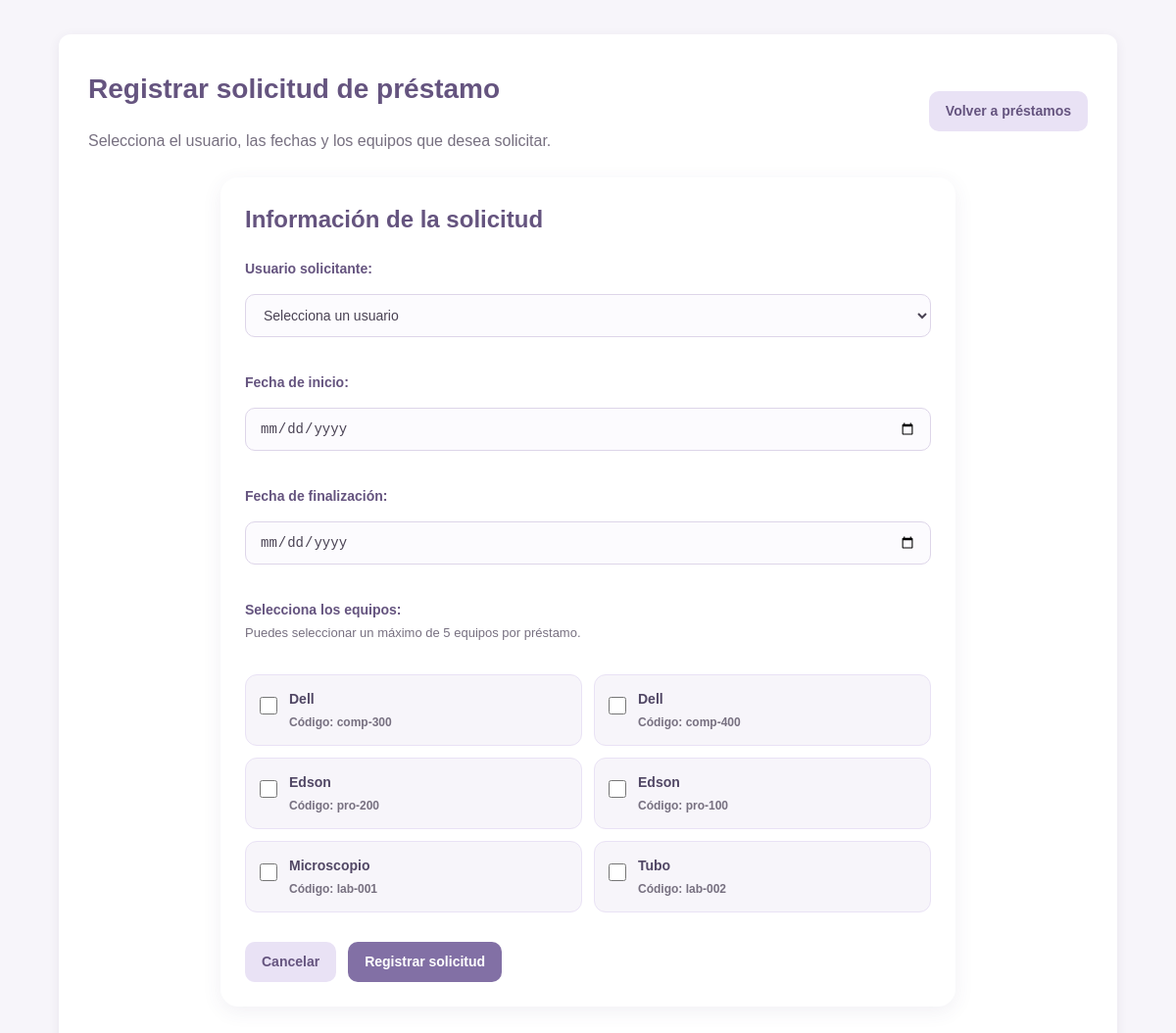
Page /public/prestamos/crear.php (signed in) on the committed database.
### tables this page shows
CREATE TABLE `configuracion` (
  `clave` varchar(100) NOT NULL,
  `valor` varchar(255) NOT NULL
);

CREATE TABLE `equipos` (
  `id` int(11) NOT NULL,
  `categoria_id` int(11) NOT NULL,
  `codigo` varchar(50) NOT NULL,
  `nombre` varchar(150) NOT NULL,
  `estado` varchar(30) NOT NULL,
  `imagen_ruta` varchar(255) DEFAULT NULL,
  `version` int(11) DEFAULT 1,
  `eliminado_en` datetime DEFAULT NULL
);

### public/prestamos/crear.php (the view, shortened to what this page needs)
<?php
$pdo = require __DIR__ . '/../../app/config/config.php';
$sqlConfiguracion = "SELECT valor
                     FROM configuracion
                     WHERE clave = :clave";
$consultaConfiguracion = $pdo->prepare($sqlConfiguracion);
$consultaConfiguracion->execute([
    'clave' => 'max_equipos_prestamo'
]);
$maxEquiposPrestamo = filter_var(
    $consultaConfiguracion->fetchColumn(),
    FILTER_VALIDATE_INT
);
$sqlEquipos = "SELECT id, codigo, nombre
               FROM equipos
               WHERE estado = 'Disponible'
               AND eliminado_en IS NULL
               ORDER BY nombre";
$consultaEquipos = $pdo->query($sqlEquipos);
$equipos = $consultaEquipos->fetchAll();
$fechaInicioFormulario = $_POST['fecha_inicio'] ?? '';
$fechaFinFormulario = $_POST['fecha_fin'] ?? '';
$equiposFormulario = $_POST['equipos'] ?? [];
$equiposFormulario = array_map('intval', $equiposFormulario);
?>
<!DOCTYPE html>
<html lang="es">
<head>
    <link rel="stylesheet" href="/css/estilos.css">
</head>
<body>
<main class="contenedor contenedor-modulo">
    <header class="titulo-modulo">
        <div>
            <h1>Registrar solicitud de préstamo</h1>
            <p>Selecciona el usuario, las fechas y los equipos que desea solicitar.</p>
        </div>
        <a href="listar.php" class="boton boton-secundario">
            Volver a préstamos
        </a>
    </header>
    <section class="panel-modulo formulario-panel">
        <div class="panel-titulo">
            <h2>Información de la solicitud</h2>
        </div>
        <form method="POST" class="formulario-modulo">
            <div class="campo-formulario">
                <label for="usuario_id">Usuario solicitante:</label>
                <select name="usuario_id" id="usuario_id" required>
                    <option value="">Selecciona un usuario</option>
                </select>
            </div>
            <div class="campo-formulario">
                <label for="fecha_inicio">Fecha de inicio:</label>
                <input
                    type="date"
                    name="fecha_inicio"
                    id="fecha_inicio"
                    value="<?= htmlspecialchars(
                        $fechaInicioFormulario,
                        ENT_QUOTES | ENT_SUBSTITUTE,
                        'UTF-8'
                    ) ?>"
                    required
                >
            </div>
            <div class="campo-formulario">
                <label for="fecha_fin">Fecha de finalización:</label>
                <input
                    type="date"
                    name="fecha_fin"
                    id="fecha_fin"
                    value="<?= htmlspecialchars(
                        $fechaFinFormulario,
                        ENT_QUOTES | ENT_SUBSTITUTE,
                        'UTF-8'
                    ) ?>"
                    required
                >
            </div>
            <div class="campo-formulario">
                <label>Selecciona los equipos:</label>
                <p class="ayuda-formulario">
                    Puedes seleccionar un máximo de
                    <?= htmlspecialchars((string) $maxEquiposPrestamo) ?>
                    equipos por préstamo.
                </p>
                <?php if (count($equipos) > 0): ?>
                    <div class="seleccion-equipos">
                        <?php foreach ($equipos as $equipo): ?>
                            <label class="opcion-equipo">
                                <input
                                    type="checkbox"
                                    name="equipos[]"
                                    value="<?= (int) $equipo['id'] ?>"
                                    <?= in_array(
                                        (int) $equipo['id'],
                                        $equiposFormulario,
                                        true
                                    ) ? 'checked' : '' ?>
                                >
                                <span>
                                    <strong><?= htmlspecialchars(
                                        $equipo['nombre'],
                                        ENT_QUOTES | ENT_SUBSTITUTE,
                                        'UTF-8'
                                    ) ?></strong>
                                    <small>
                                        Código: <?= htmlspecialchars(
                                            $equipo['codigo'],
                                            ENT_QUOTES | ENT_SUBSTITUTE,
                                            'UTF-8'
                                        ) ?>
                                    </small>
                                </span>
                            </label>
                        <?php endforeach; ?>
                    </div>
                <?php else: ?>
                    <p class="mensaje">
                        No hay equipos disponibles para solicitar.
                    </p>
                <?php endif; ?>
            </div>
            <div class="acciones-formulario">
                <a href="listar.php" class="boton boton-secundario">
                    Cancelar
                </a>
                <button
                    type="submit"
                    class="boton boton-principal"
                    <?= count($equipos) === 0 ? 'disabled' : '' ?>
                >
                    Registrar solicitud
                </button>
            </div>
        </form>
    </section>
</main>
</body>
</html>

### public/css/estilos.css (style rules this page uses)
* { margin: 0; padding: 0; box-sizing: border-box; }
body { font-family: Arial, sans-serif; background-color: #F7F5FA; color: #373443; line-height: 1.5; }
h1 { color: #65547F; margin-bottom: 20px; font-size: 28px; }
h2 { color: #65547F; margin-bottom: 15px; }
.contenedor { width: 90%; max-width: 1100px; margin: 35px auto; background-color: #FFFFFF; padding: 30px; border-radius: 12px; box-shadow: 0 3px 12px rgba(70, 55, 90, 0.08); }
button, .boton { display: inline-block; background-color: #8270A5; color: #FFFFFF; border: none; padding: 10px 18px; border-radius: 7px; cursor: pointer; text-decoration: none; font-size: 14px; transition: background-color 0.2s; }
input, select, textarea { width: 100%; padding: 11px; margin: 7px 0 16px; border: 1px solid #DDD7E7; border-radius: 7px; font-size: 14px; background-color: #FFFFFF; }
label { font-weight: bold; font-size: 14px; }
a { color: #75618F; text-decoration: none; }
.contenedor-modulo { padding-top: 35px; padding-bottom: 50px; }
.titulo-modulo { display: flex; justify-content: space-between; align-items: center; gap: 20px; margin-bottom: 25px; }
.titulo-modulo p { color: #777080; }
.boton { display: inline-block; border: none; border-radius: 10px; padding: 10px 17px; text-decoration: none; font-size: 14px; font-weight: 600; cursor: pointer; transition: 0.2s; }
.boton-principal { background: #8270A5; color: white; }
.boton-secundario { background: #E9E2F5; color: #65547F; }
.panel-modulo { background: white; padding: 25px; border-radius: 18px; box-shadow: 0 5px 20px rgba(80, 60, 110, 0.08); }
.panel-titulo { margin-bottom: 22px; }
.panel-titulo h2 { margin-bottom: 5px; }
.formulario-panel { max-width: 750px; margin: 0 auto; }
.formulario-modulo { display: flex; flex-direction: column; gap: 20px; }
.campo-formulario { display: flex; flex-direction: column; gap: 8px; }
.campo-formulario label { color: #65547F; font-weight: 600; font-size: 14px; }
.campo-formulario input, .campo-formulario select { width: 100%; padding: 12px 14px; border: 1px solid #DDD5E9; border-radius: 10px; background: #FCFBFE; font-size: 14px; color: #494253; }
.campo-formulario small { color: #898291; font-size: 12px; }
.acciones-formulario { display: flex; gap: 12px; margin-top: 10px; flex-wrap: wrap; }
.ayuda-formulario { color: #777080; font-size: 13px; margin: -5px 0 12px; }
.seleccion-equipos { display: grid; grid-template-columns: repeat(2, minmax(0, 1fr)); gap: 12px; margin-top: 12px; }
.opcion-equipo { display: flex; align-items: center; gap: 12px; padding: 14px; background-color: #F7F5FA; border: 1px solid #E9E2F5; border-radius: 12px; cursor: pointer; transition: background-color 0.2s, border-color 0.2s; }
.opcion-equipo input[type="checkbox"] { width: 18px; height: 18px; flex-shrink: 0; accent-color: #8270A5; cursor: pointer; }
.opcion-equipo span { display: flex; flex-direction: column; gap: 4px; }
.opcion-equipo strong { color: #514765; }
.opcion-equipo small { color: #777080; }

### rows in the picture
configuracion: valor "5"
equipos: nombre "Dell", codigo "comp-300"
equipos: nombre "Dell", codigo "comp-400"
equipos: nombre "Edson", codigo "pro-200"
equipos: nombre "Edson", codigo "pro-100"
equipos: nombre "Microscopio", codigo "lab-001"
equipos: nombre "Tubo", codigo "lab-002"
